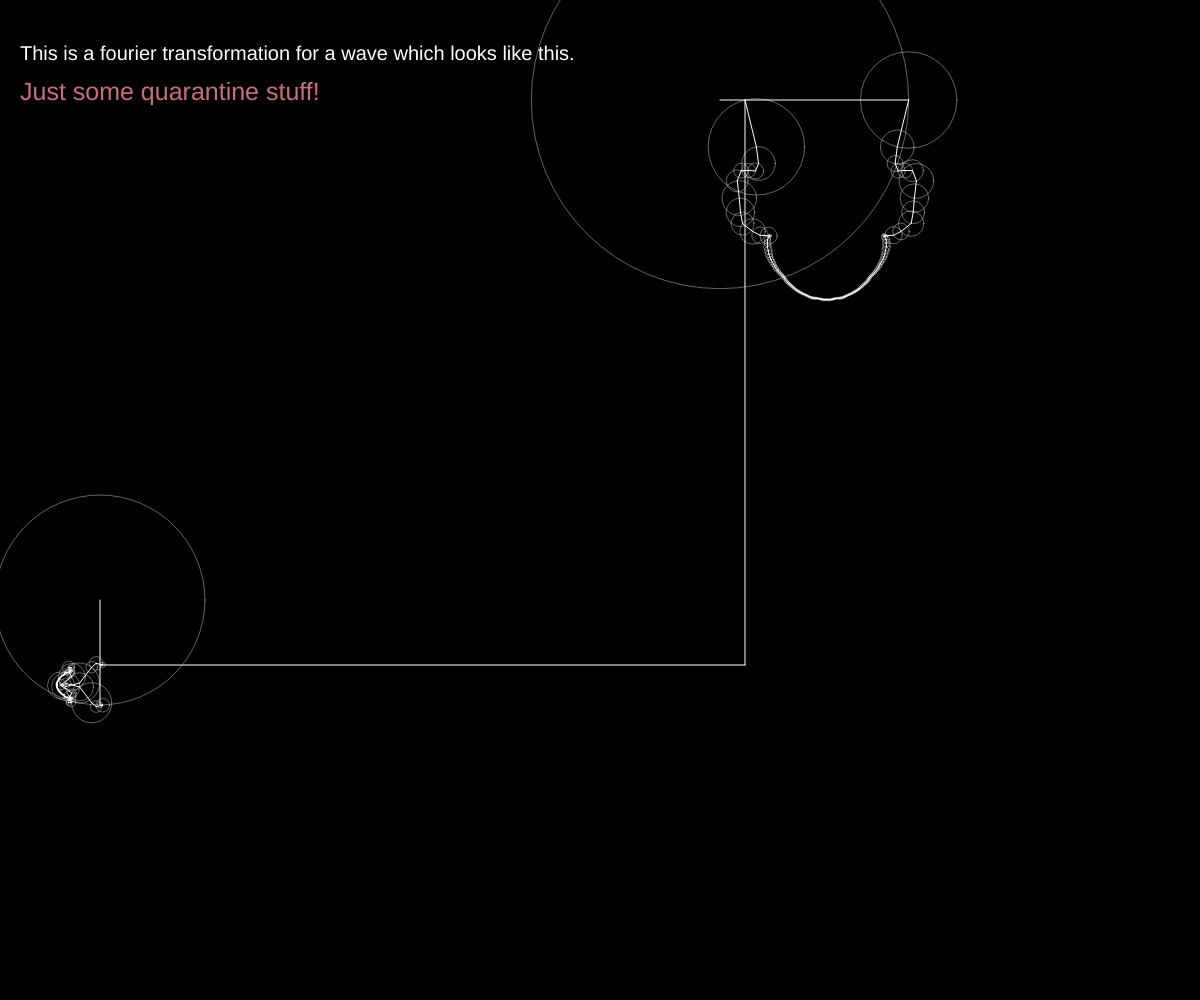
Frame 1 (no input)
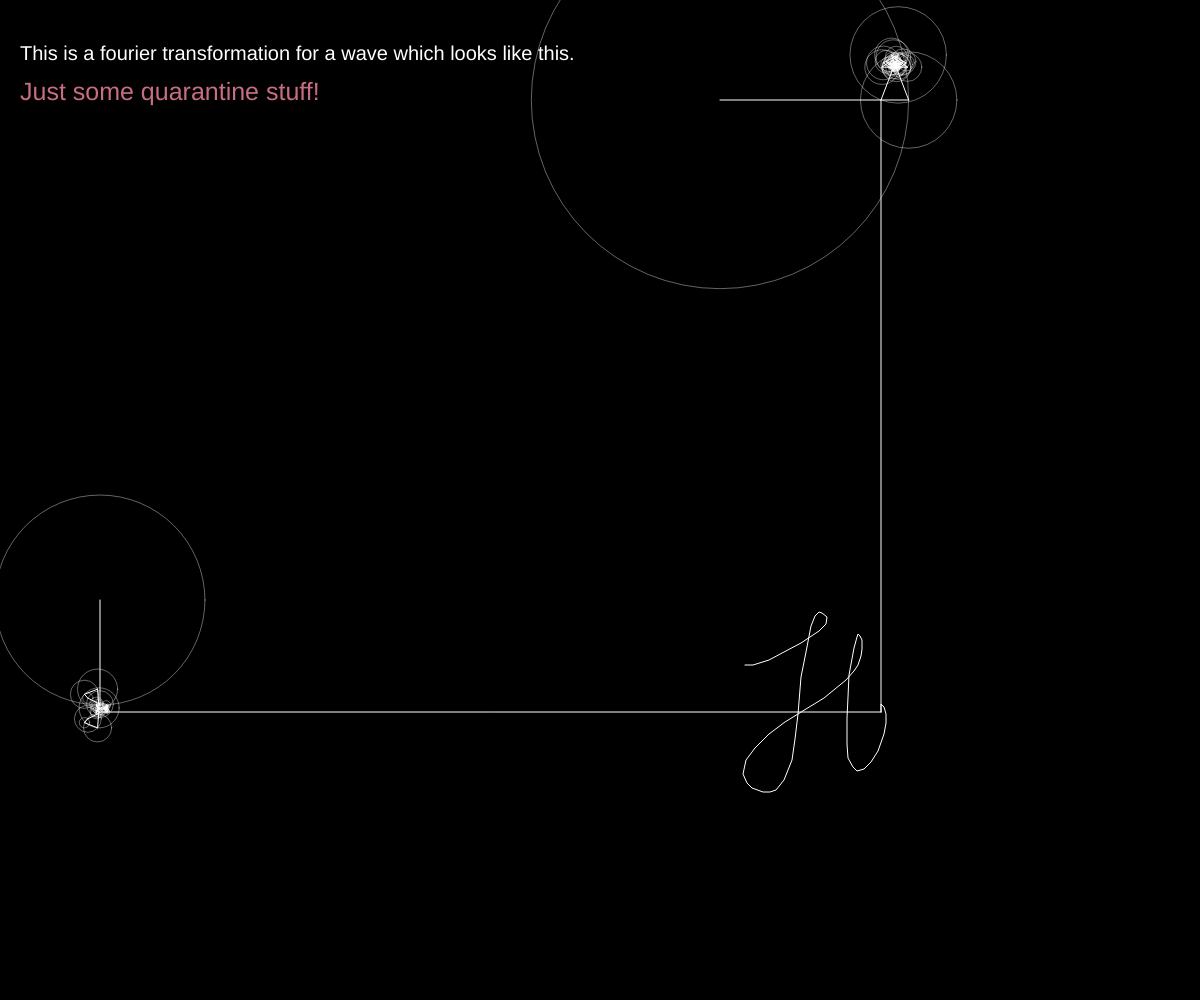
Frame 60 (no input)
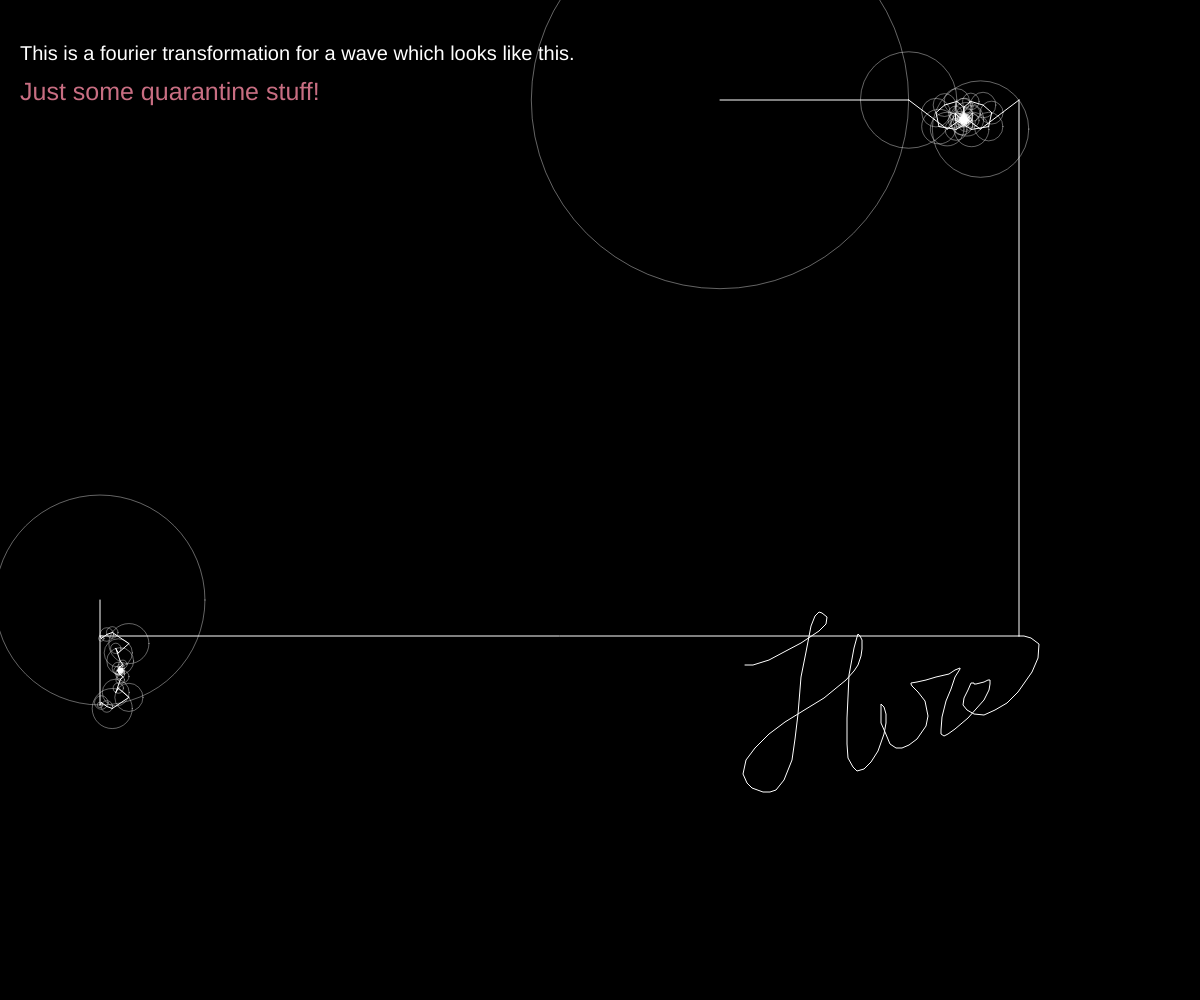
Frame 120 (the mouse pressed at the canvas centre since frame 60)

The p5.js sketch that drew these frames (run headless with seeded random() and noise() and a simulated clock; from frame 60 on, the mouse is pressed at the canvas centre):

// p5.js sketch
// ── sketch.js
let y = [], x = [], fourierY, fourierX;
let time = 0, path = [];
let XXX = window.innerWidth, YYY = window.innerHeight;

function setup() {
    createCanvas(XXX, YYY);
    for (let i=0; i<drawing.length; i++){
        x[i]=drawing[i].x; y[i]=drawing[i].y;
        // let angle = map(i, 0, 100, 0, TWO_PI);
        // x[i] = 200 * noise(angle+1000);
        // y[i] = 200 * noise(angle+500);
    }
    // x = [100, 100, 0, 0];
    // y = [100, 0, 0, 100]
    // y = [100, 100, 100, -100, -100, -100, 100, 100, 100, -100, -100, -100];
    fourierY = DiscreteFourierTransform(y);
    fourierX = DiscreteFourierTransform(x);
}

function epicycles(fourier, x, y, rotation){
    for(let i=0; i < fourier.length; i++){
        
        let prevx = x, prevy = y;

        let freq = fourier[i].freq;
        let radii = fourier[i].amp;
        let phase = fourier[i].phase;

        x += radii * cos(freq*time + phase + rotation);
        y += radii * sin(freq*time + phase + rotation);

        stroke(255, 100);
        noFill();
        ellipse(prevx, prevy, radii*2);

        stroke(255);
        line(prevx, prevy, x, y);
    }
    return createVector(x, y);
}

function draw() {
    background(0);

    // text
    textSize(20);
    stroke(0);
    fill(255);
    text('This is a fourier transformation for a wave which looks like this.', 20, 60);
    textSize(25);
    fill(200, 110, 130);
    text('Just some quarantine stuff!', 20, 100);
    // fill()

    let x=0, y=0;

    let vx = epicycles(fourierX, 3*XXX/5, 100, 0);
    let vy = epicycles(fourierY, 100, 3*YYY/5, HALF_PI);

    path.unshift(createVector(vx.x, vy.y));

    line(vx.x, vx.y, vx.x, vy.y);
    line(vy.x, vy.y, vx.x, vy.y);

    // translate(-200, -200);
    beginShape();
    noFill();
    for (let i=0; i<path.length; i++){
        vertex(path[i].x, path[i].y);
    }
    endShape();

    const dt = TWO_PI / fourierY.length;
    time += dt;

    if (time > TWO_PI){
        time = 0
        path = [];
    }
}



// ── fourier_transform.js
function DiscreteFourierTransform(signal){
    let transform = [], re=0, im=0, phi=0;
    const N = signal.length;
    for (let k=0; k < N; k++){
        re = 0, im = 0;
        for (let i=0; i<N; i++){
            phi = (TWO_PI * k * i) / N;
            re += signal[i] * cos(phi);
            im -= signal[i] * sin(phi);
        }
        re /= N;
        im /= N;

        let freq = k;
        let phase = atan2(im, re);
        let amp = sqrt(re*re + im*im);

        transform.push({re, im, freq, amp, phase});
    }
    return transform;
}
// ── huzef.js
drawing = [
    {"x":25, "y":65},
{"x":27, "y":65},
{"x":33, "y":65},
{"x":49, "y":60},
{"x":64, "y":52},
{"x":81, "y":43},
{"x":99, "y":31},
{"x":106, "y":24},
{"x":107, "y":17},
{"x":102, "y":13},
{"x":99, "y":12},
{"x":95, "y":16},
{"x":91, "y":26},
{"x":86, "y":52},
{"x":81, "y":77},
{"x":78, "y":114},
{"x":75, "y":139},
{"x":72, "y":160},
{"x":64, "y":180},
{"x":56, "y":190},
{"x":50, "y":192},
{"x":43, "y":192},
{"x":32, "y":188},
{"x":27, "y":183},
{"x":23, "y":174},
{"x":26, "y":160},
{"x":35, "y":148},
{"x":49, "y":134},
{"x":65, "y":122},
{"x":86, "y":109},
{"x":104, "y":98},
{"x":115, "y":89},
{"x":126, "y":80},
{"x":134, "y":71},
{"x":138, "y":65},
{"x":141, "y":56},
{"x":142, "y":49},
{"x":142, "y":40},
{"x":140, "y":36},
{"x":138, "y":34},
{"x":137, "y":37},
{"x":134, "y":48},
{"x":129, "y":75},
{"x":128, "y":97},
{"x":127, "y":118},
{"x":127, "y":144},
{"x":128, "y":158},
{"x":133, "y":167},
{"x":137, "y":171},
{"x":144, "y":169},
{"x":151, "y":162},
{"x":158, "y":151},
{"x":164, "y":134},
{"x":166, "y":123},
{"x":166, "y":114},
{"x":164, "y":107},
{"x":162, "y":105},
{"x":161, "y":104},
{"x":161, "y":106},
{"x":161, "y":112},
{"x":161, "y":123},
{"x":165, "y":132},
{"x":170, "y":144},
{"x":176, "y":148},
{"x":182, "y":148},
{"x":189, "y":145},
{"x":197, "y":139},
{"x":206, "y":126},
{"x":208, "y":116},
{"x":205, "y":101},
{"x":198, "y":92},
{"x":192, "y":86},
{"x":191, "y":84},
{"x":191, "y":83},
{"x":197, "y":82},
{"x":206, "y":80},
{"x":216, "y":77},
{"x":229, "y":74},
{"x":235, "y":70},
{"x":240, "y":68},
{"x":240, "y":69},
{"x":235, "y":77},
{"x":231, "y":89},
{"x":226, "y":101},
{"x":222, "y":117},
{"x":221, "y":130},
{"x":221, "y":134},
{"x":224, "y":136},
{"x":228, "y":134},
{"x":235, "y":129},
{"x":248, "y":118},
{"x":256, "y":109},
{"x":264, "y":100},
{"x":269, "y":90},
{"x":270, "y":84},
{"x":270, "y":81},
{"x":270, "y":80},
{"x":268, "y":80},
{"x":264, "y":82},
{"x":260, "y":83},
{"x":256, "y":84},
{"x":254, "y":84},
{"x":254, "y":83},
{"x":252, "y":83},
{"x":251, "y":83},
{"x":248, "y":90},
{"x":244, "y":98},
{"x":243, "y":105},
{"x":247, "y":110},
{"x":254, "y":114},
{"x":264, "y":115},
{"x":275, "y":110},
{"x":287, "y":103},
{"x":298, "y":92},
{"x":312, "y":72},
{"x":318, "y":58},
{"x":319, "y":44},
{"x":311, "y":38},
{"x":304, "y":36},
{"x":299, "y":36},
{"x":298, "y":40},
{"x":298, "y":52},
{"x":308, "y":77},
{"x":325, "y":104},
{"x":336, "y":122},
{"x":338, "y":139},
{"x":328, "y":154},
{"x":305, "y":165},
{"x":271, "y":174},
{"x":208, "y":180},
{"x":156, "y":182},
{"x":104, "y":182},
{"x":88, "y":180},
{"x":92, "y":177},
{"x":115, "y":171},
{"x":176, "y":158},
{"x":231, "y":147},
{"x":296, "y":133},
{"x":327, "y":125},
{"x":340, "y":122},
{"x":344, "y":120},
{"x":344, "y":122},
{"x":344, "y":123},
{"x":344, "y":124},
{"x":342, "y":125},
{"x":339, "y":125},
];
